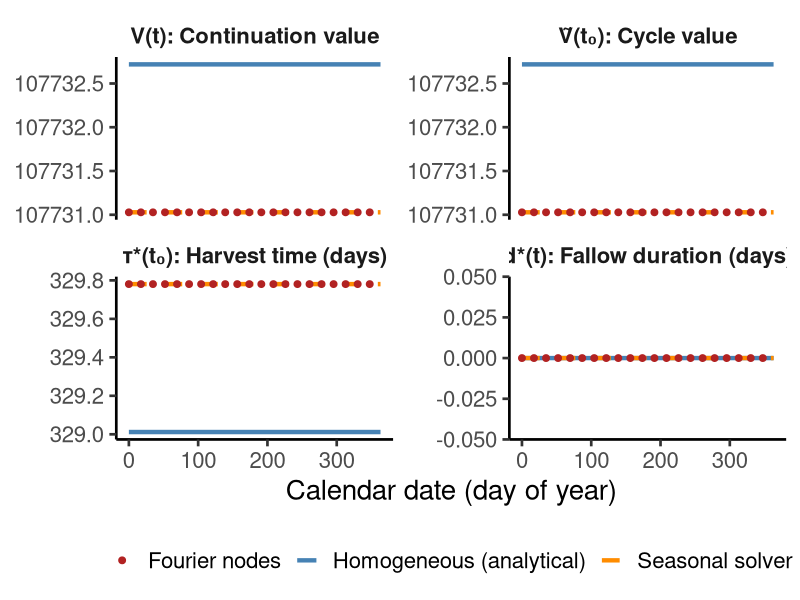
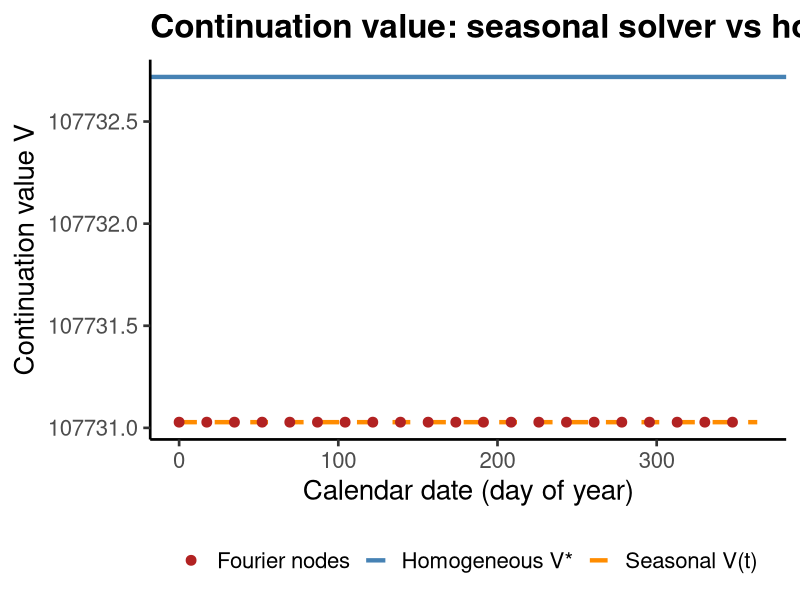
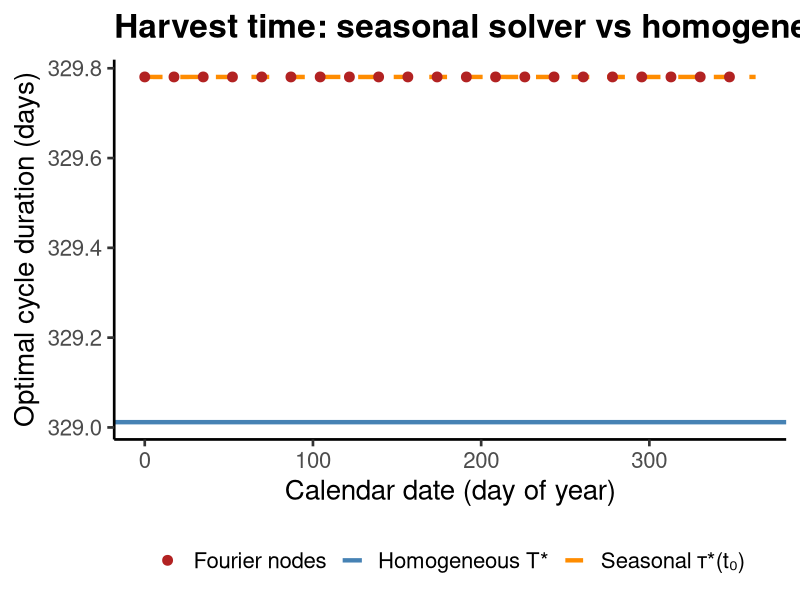
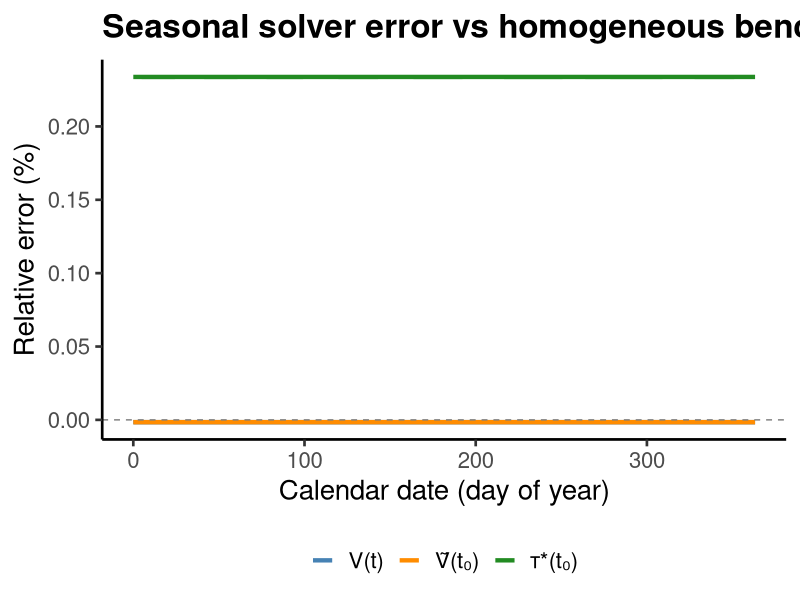

Reproduce these figures in R, in order.
library(ggplot2)
library(tidyr)

# ── Read data ─────────────────────────────────────────────────────────────────
grid <- read.csv("results/simulations/homogeneous_validation_grid.csv")
nodes <- read.csv("results/simulations/homogeneous_validation_nodes.csv")
scalars <- read.csv("results/simulations/homogeneous_validation_scalars.csv")

outdir <- "results/figures"
dir.create(outdir, showWarnings = FALSE, recursive = TRUE)

# Extract scalar benchmarks
T_hom <- scalars$homogeneous[scalars$quantity == "T_star"]
V_hom <- scalars$homogeneous[scalars$quantity == "V_star"]
Vtilde_hom <- scalars$homogeneous[scalars$quantity == "Vtilde_star"]

# ══════════════════════════════════════════════════════════════════════════════
# Figure 1: Four-panel comparison
# ══════════════════════════════════════════════════════════════════════════════

# Build long-format data for the four quantities
grid_long <- data.frame(
  t = rep(grid$t, 4),
  seasonal = c(grid$V_seasonal, grid$Vtilde_seasonal,
               grid$tau_seasonal, grid$d_seasonal),
  homogeneous = c(grid$V_homogeneous, grid$Vtilde_homogeneous,
                  grid$tau_homogeneous, grid$d_homogeneous),
  panel = factor(rep(
    c("V(t): Continuation value",
      "\u1e7c(t\u2080): Cycle value",
      "\u03c4*(t\u2080): Harvest time (days)",
      "d*(t): Fallow duration (days)"),
    each = nrow(grid)),
    levels = c("V(t): Continuation value",
               "\u1e7c(t\u2080): Cycle value",
               "\u03c4*(t\u2080): Harvest time (days)",
               "d*(t): Fallow duration (days)"))
)

node_long <- data.frame(
  t = rep(nodes$node, 4),
  value = c(nodes$V_at_node, nodes$Vtilde_at_node,
            nodes$tau_at_node, nodes$d_at_node),
  panel = factor(rep(
    c("V(t): Continuation value",
      "\u1e7c(t\u2080): Cycle value",
      "\u03c4*(t\u2080): Harvest time (days)",
      "d*(t): Fallow duration (days)"),
    each = nrow(nodes)),
    levels = c("V(t): Continuation value",
               "\u1e7c(t\u2080): Cycle value",
               "\u03c4*(t\u2080): Harvest time (days)",
               "d*(t): Fallow duration (days)"))
)

p1 <- ggplot() +
  geom_line(data = grid_long,
            aes(x = t, y = homogeneous, color = "Homogeneous (analytical)"),
            linewidth = 1.5) +
  geom_line(data = grid_long,
            aes(x = t, y = seasonal, color = "Seasonal solver"),
            linewidth = 1.5, linetype = "dashed") +
  geom_point(data = node_long,
             aes(x = t, y = value, color = "Fourier nodes"),
             size = 2) +
  facet_wrap(~ panel, scales = "free_y", ncol = 2) +
  scale_color_manual(values = c(
    "Homogeneous (analytical)" = "steelblue",
    "Seasonal solver" = "darkorange",
    "Fourier nodes" = "firebrick")) +
  labs(x = "Calendar date (day of year)",
       y = NULL,
       color = NULL) +
  theme_classic(base_size = 20) +
  theme(
    legend.position = "bottom",
    strip.text = element_text(face = "bold", size = 16),
    strip.background = element_blank()
  )

ggsave(file.path(outdir, "homogeneous_validation_panel.png"), p1,
       width = 14, height = 10, dpi = 400)
cat("Saved homogeneous_validation_panel.png\n")

# ══════════════════════════════════════════════════════════════════════════════
# Figure 2: V(t) close-up with error band
# ══════════════════════════════════════════════════════════════════════════════

grid$V_rel_error <- (grid$V_seasonal - grid$V_homogeneous) /
                     abs(grid$V_homogeneous) * 100

p2 <- ggplot() +
  geom_hline(aes(yintercept = V_hom, color = "Homogeneous V*"),
             linewidth = 1.5) +
  geom_line(data = grid,
            aes(x = t, y = V_seasonal, color = "Seasonal V(t)"),
            linewidth = 1.5, linetype = "dashed") +
  geom_point(data = nodes,
             aes(x = node, y = V_at_node, color = "Fourier nodes"),
             size = 3) +
  scale_color_manual(values = c(
    "Homogeneous V*" = "steelblue",
    "Seasonal V(t)" = "darkorange",
    "Fourier nodes" = "firebrick")) +
  labs(x = "Calendar date (day of year)",
       y = "Continuation value V",
       color = NULL,
       title = "Continuation value: seasonal solver vs homogeneous benchmark") +
  theme_classic(base_size = 20) +
  theme(
    legend.position = "bottom",
    plot.title = element_text(face = "bold")
  )

ggsave(file.path(outdir, "homogeneous_validation_V.png"), p2,
       width = 10, height = 7, dpi = 400)
cat("Saved homogeneous_validation_V.png\n")

# ══════════════════════════════════════════════════════════════════════════════
# Figure 3: Harvest time comparison
# ══════════════════════════════════════════════════════════════════════════════

p3 <- ggplot() +
  geom_hline(aes(yintercept = T_hom, color = "Homogeneous T*"),
             linewidth = 1.5) +
  geom_line(data = grid,
            aes(x = t, y = tau_seasonal, color = "Seasonal \u03c4*(t\u2080)"),
            linewidth = 1.5, linetype = "dashed") +
  geom_point(data = nodes,
             aes(x = node, y = tau_at_node, color = "Fourier nodes"),
             size = 3) +
  scale_color_manual(values = c(
    "Homogeneous T*" = "steelblue",
    "Seasonal \u03c4*(t\u2080)" = "darkorange",
    "Fourier nodes" = "firebrick")) +
  labs(x = "Calendar date (day of year)",
       y = "Optimal cycle duration (days)",
       color = NULL,
       title = "Harvest time: seasonal solver vs homogeneous benchmark") +
  theme_classic(base_size = 20) +
  theme(
    legend.position = "bottom",
    plot.title = element_text(face = "bold")
  )

ggsave(file.path(outdir, "homogeneous_validation_tau.png"), p3,
       width = 10, height = 7, dpi = 400)
cat("Saved homogeneous_validation_tau.png\n")

# ══════════════════════════════════════════════════════════════════════════════
# Figure 4: Relative errors
# ══════════════════════════════════════════════════════════════════════════════

grid$V_rel_err <- (grid$V_seasonal - grid$V_homogeneous) /
                   abs(grid$V_homogeneous) * 100
grid$Vtilde_rel_err <- (grid$Vtilde_seasonal - grid$Vtilde_homogeneous) /
                        abs(grid$Vtilde_homogeneous) * 100
grid$tau_rel_err <- (grid$tau_seasonal - grid$tau_homogeneous) /
                     grid$tau_homogeneous * 100

err_long <- data.frame(
  t = rep(grid$t, 3),
  rel_error = c(grid$V_rel_err, grid$Vtilde_rel_err, grid$tau_rel_err),
  quantity = factor(rep(
    c("V(t)", "\u1e7c(t\u2080)", "\u03c4*(t\u2080)"),
    each = nrow(grid)),
    levels = c("V(t)", "\u1e7c(t\u2080)", "\u03c4*(t\u2080)"))
)

p4 <- ggplot(err_long, aes(x = t, y = rel_error, color = quantity)) +
  geom_line(linewidth = 1.5) +
  geom_hline(yintercept = 0, linetype = "dashed", color = "grey50") +
  scale_color_manual(values = c(
    "V(t)" = "steelblue",
    "\u1e7c(t\u2080)" = "darkorange",
    "\u03c4*(t\u2080)" = "forestgreen")) +
  labs(x = "Calendar date (day of year)",
       y = "Relative error (%)",
       color = NULL,
       title = "Seasonal solver error vs homogeneous benchmark") +
  theme_classic(base_size = 20) +
  theme(
    legend.position = "bottom",
    plot.title = element_text(face = "bold")
  )

ggsave(file.path(outdir, "homogeneous_validation_errors.png"), p4,
       width = 10, height = 6, dpi = 400)
cat("Saved homogeneous_validation_errors.png\n")
